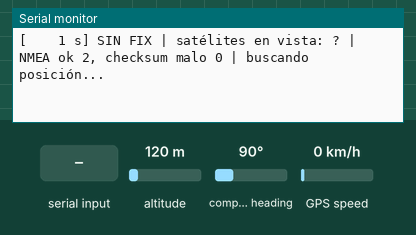
This program was run on a simulated ESP32-S3. On the bench: the last lines printed to the serial monitor. The inputs (shaded band) are chosen by the test bench; at power-on: compass heading 90°, GPS speed 0 km/h, altitude 120 m. The GPS gets a fix after 3 s at 37.7749, -122.4194 with 8 satellites.

Above: at 1.2 s.
1.3 s: "r" received over Serial
At 2.8 s:
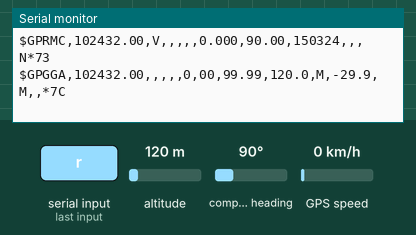
3.5 s: compass heading set to 269°
At 4.7 s:
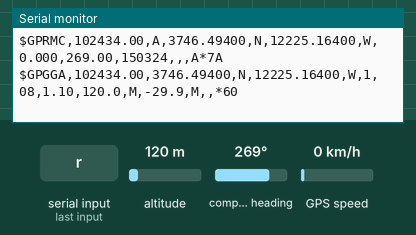
6.5 s: "r" received over the second serial link
At 6.9 s:
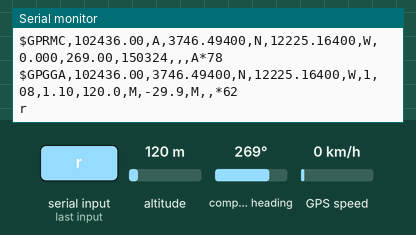
9.5 s: GPS speed set to 30 km/h
At 10.6 s:
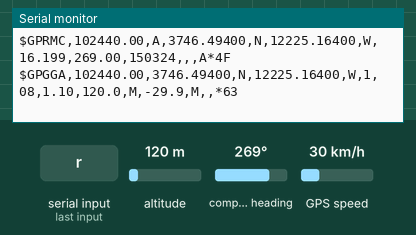
12.5 s: "R" received over Serial
At 13.8 s:
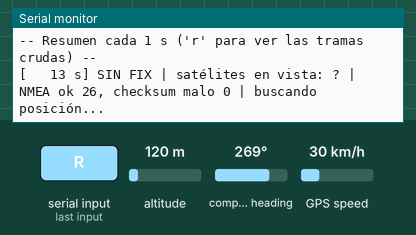
14.5 s: "r" received over Serial
At 18.8 s:
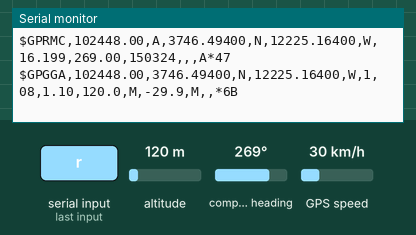

Measured:
- after the input at 1.3 s, the serial monitor: prints a new line at once (image 1)
- after the input at 3.5 s, the serial monitor: prints a new line after 0.52 s (image 2)
- after the input at 6.5 s, the serial monitor: prints a new line at once (image 3)
- after the input at 9.5 s, the serial monitor: prints a new line after 0.52 s (image 4)
- after the input at 12.5 s, the serial monitor: prints a new line at once (image 5)
- after the input at 14.5 s, the serial monitor: prints a new line at once (image 6)

The program:

main.cpp
```cpp
#include <Arduino.h>

#include "UP501.h"
#include "pins.h"

constexpr uint32_t PRINT_PERIOD_MS = 1000;

UP501 gps(Serial1);
bool rawEcho = false;  // 'r' en el monitor alterna entre el resumen y las tramas NMEA crudas
UP501::State lastState = UP501::State::NoData;
bool firstFixReported = false;
uint32_t lastPrintMs = 0;

void printSummary() {
  const uint32_t uptimeS = millis() / 1000;
  const UP501::State st = gps.state();
  Serial.printf("[%5lu s] ", (unsigned long)uptimeS);

  switch (st) {
    case UP501::State::NoData:
      Serial.printf("ERROR: sin datos del GPS. Revisar TXD del GPS -> GPIO%d, GND común y 3V3 en VDD/VDD_B.\n",
                    PIN_GPS_RX);
      break;

    case UP501::State::BadData:
      Serial.printf("ERROR: llegan bytes pero ninguna trama NMEA válida (checksum malo: %lu). ¿Baudrate distinto de %lu?\n",
                    (unsigned long)gps.failedChecksum(), (unsigned long)GPS_BAUD);
      break;

    case UP501::State::NoFix: {
      const int inView = gps.satellitesInView();
      Serial.printf("SIN FIX | satélites en vista: ");
      if (inView < 0) Serial.print("?");
      else Serial.print(inView);
      Serial.printf(" | NMEA ok %lu, checksum malo %lu | buscando posición...\n",
                    (unsigned long)gps.passedChecksum(), (unsigned long)gps.failedChecksum());
      break;
    }

    case UP501::State::Fix: {
      UP501::Fix f;
      gps.readFix(f);
      Serial.printf("FIX %s | sats usados %u, en vista %d | lat %.6f lon %.6f | alt %.1f m (MSL)",
                    f.mode == 3 ? "3D" : (f.mode == 2 ? "2D" : "?"), f.satsUsed, gps.satellitesInView(),
                    f.latDeg, f.lonDeg, f.altMslM);
      if (!isnan(f.geoidSepM)) Serial.printf(", geoide %.1f m", f.geoidSepM);
      Serial.printf(" | HDOP %.2f", f.hdop);
      if (f.quality == 2) Serial.print(" | DGPS/SBAS");
      TinyGPSPlus &p = gps.parser();
      if (p.date.isValid() && p.time.isValid()) {
        Serial.printf(" | %04u-%02u-%02u %02u:%02u:%02u UTC", p.date.year(), p.date.month(), p.date.day(),
                      p.time.hour(), p.time.minute(), p.time.second());
      }
      Serial.println();
      break;
    }
  }

  // Tiempo hasta el primer fix (TTFF), para anotar en Resultados
  if (st == UP501::State::Fix && !firstFixReported) {
    firstFixReported = true;
    Serial.printf("Primer FIX a los %lu s del arranque.\n", (unsigned long)uptimeS);
  } else if (st != UP501::State::Fix && lastState == UP501::State::Fix) {
    Serial.println("AVISO: se perdió el fix.");
  }
  lastState = st;
}

void setup() {
  Serial.begin(115200);
  // Con USB CDC, esperar hasta 3 s a que se abra el monitor para no perder los primeros mensajes
  uint32_t t0 = millis();
  while (!Serial && millis() - t0 < 3000) delay(10);

  Serial.println();
  Serial.println("== Prueba GPS Fastrax UP501 ==");
  Serial.printf("UART1: RX=GPIO%d (<- TXD del GPS), TX=GPIO%d (-> RXD del GPS), %lu baud 8N1\n", PIN_GPS_RX,
                PIN_GPS_TX, (unsigned long)GPS_BAUD);
  Serial.println("Escribir 'r' + Enter en el monitor para alternar entre el resumen y las tramas NMEA crudas.");
  Serial.println();

  // A 9600 baud llegan ~1 kB/s: un búfer de 1 kB cubre cualquier pausa del loop
  Serial1.setRxBufferSize(1024);
  Serial1.begin(GPS_BAUD, SERIAL_8N1, PIN_GPS_RX, PIN_GPS_TX);
}

void loop() {
  while (Serial.available()) {
    const char c = (char)Serial.read();
    if (c == 'r' || c == 'R') {
      rawEcho = !rawEcho;
      Serial.println(rawEcho ? "\n-- Tramas NMEA crudas ('r' para volver al resumen) --"
                             : "\n-- Resumen cada 1 s ('r' para ver las tramas crudas) --");
    }
  }

  gps.update(rawEcho ? &Serial : nullptr);

  if (millis() - lastPrintMs >= PRINT_PERIOD_MS) {
    lastPrintMs = millis();
    if (!rawEcho) printSummary();
  }
}
```

pins.h
```cpp
#pragma once

#include <stdint.h>

// Placa: Freenove ESP32-S3-WROOM (N16R8) sobre breakout Freenove v1.2.
// Evitar GPIO19/20 (USB nativo) y GPIO26-37 (flash y PSRAM octal del N16R8).
// Ocupados por el IMU: GPIO8/9 (I2C). Reservados para el lidar: GPIO14 (RX2) y GPIO21 (TX2).

// GPS Fastrax UP501 en UART1 (Serial1). TX y RX van cruzados.
constexpr int PIN_GPS_RX = 41;  // RX1 del ESP32 <- TXD del GPS (pin 2)
constexpr int PIN_GPS_TX = 42;  // TX1 del ESP32 -> RXD del GPS (pin 1)
constexpr uint32_t GPS_BAUD = 9600;  // valor de fábrica del UP501, 8N1
// PPS (pin 6 del GPS) sin conectar. Si se usa más adelante: GPIO47.
```
